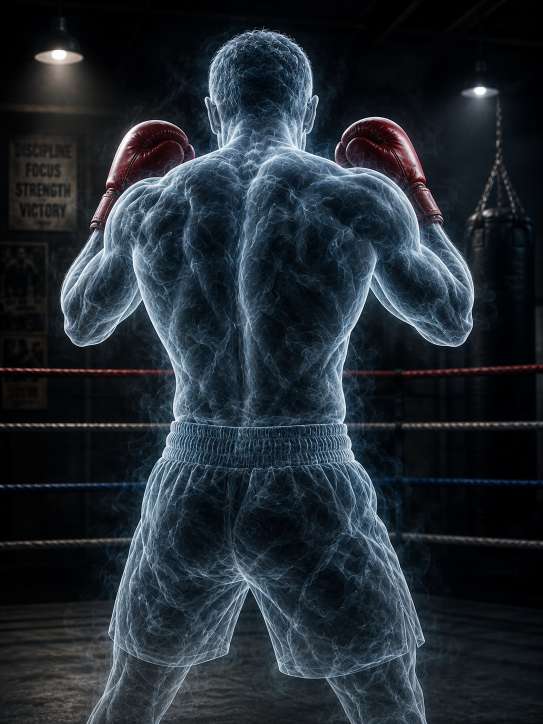
#> input picture frontend/dist/boxer/boxer-behind-guard.png, 1086 x 1448 px, found by its file name (shown at 1/2 size)
$ python extract-boxer-parts.py
#> lines starting #> are read from the running program, lines starting #| are printed output that depends on the picture; after the words box and inside, x2 and y2 are one past the last pixel; in counts of white or black regions, pixels touching at a corner belong together
#!/usr/bin/env python3
"""Extract articulated boxer parts via anatomical polygon masks (not grid tiles).

Each part is clipped to a body-region polygon, background-flooded, then tight-trimmed
to non-transparent alpha so only the limb silhouette remains.
"""
from __future__ import annotations

import json
from collections import deque
from pathlib import Path

from PIL import Image, ImageDraw

SRC = Path(__file__).resolve().parents[1] / "public/boxer/boxer-behind-guard.png"
OUT = Path(__file__).resolve().parents[1] / "public/boxer/parts"

# Source-image joint anchors (px on boxer-behind-guard.png, 1086×1448)
J = {
    "head_top": (543, 72),
    "neck": (543, 248),
    "chest": (543, 360),
    "waist": (543, 565),
    "shoulder_l": (248, 318),
    "shoulder_r": (838, 318),
    "elbow_l": (148, 538),
    "elbow_r": (938, 538),
    "wrist_l": (108, 698),
    "wrist_r": (978, 698),
    "hand_l": (88, 792),
    "hand_r": (998, 792),
    "hip_l": (418, 668),
    "hip_r": (668, 668),
    "knee_l": (398, 968),
    "knee_r": (688, 968),
    "ankle_l": (368, 1198),
    "ankle_r": (718, 1198),
    "foot_l": (348, 1378),
    "foot_r": (738, 1378),
}

# Anatomical region polygons (source px) — overlap at joints for seamless blending
POLYGONS: dict[str, list[tuple[int, int]]] = {
    "head": [
        (400, 40), (686, 40), (720, 120), (710, 230), (640, 280), (446, 280), (376, 230), (366, 120)
    ],
    "torso": [
        (240, 230), (846, 230), (870, 360), (850, 560), (236, 560), (216, 360)
    ],
    "pelvis": [
        (330, 520), (756, 520), (770, 620), (750, 720), (336, 720), (316, 620)
    ],
    "upper-arm-left": [
        (200, 280), (340, 260), (360, 380), (320, 520), (180, 540), (120, 420), (140, 320)
    ],
    "forearm-left": [
        (100, 480), (240, 460), (260, 600), (220, 720), (80, 740), (40, 600), (60, 500)
    ],
    "glove-left": [
        (40, 620), (200, 600), (230, 760), (180, 880), (60, 900), (20, 760)
    ],
    "upper-arm-right": [
        (886, 280), (746, 260), (726, 380), (766, 520), (906, 540), (966, 420), (946, 320)
    ],
    "forearm-right": [
        (986, 480), (846, 460), (826, 600), (866, 720), (1006, 740), (1046, 600), (1026, 500)
    ],
    "glove-right": [
        (1046, 620), (886, 600), (856, 760), (906, 880), (1026, 900), (1066, 760)
    ],
    "thigh-left": [
        (350, 640), (490, 630), (510, 820), (480, 1000), (340, 1010), (310, 820)
    ],
    "calf-left": [
        (330, 940), (470, 930), (490, 1120), (460, 1280), (320, 1290), (290, 1120)
    ],
    "boot-left": [
        (310, 1165), (470, 1155), (490, 1420), (450, 1447), (280, 1447), (260, 1240)
    ],
    "thigh-right": [
        (736, 640), (596, 630), (576, 820), (606, 1000), (746, 1010), (776, 820)
    ],
    "calf-right": [
        (756, 940), (616, 930), (596, 1120), (626, 1280), (766, 1290), (796, 1120)
    ],
    "boot-right": [
        (776, 1165), (616, 1155), (596, 1420), (636, 1447), (806, 1447), (826, 1240)
    ],
}

# pivot = proximal joint, attach = distal joint (child connection point)
PART_JOINTS: dict[str, dict[str, tuple[int, int]]] = {
    "head": {"pivot": J["neck"], "attach": J["head_top"]},
    "torso": {"pivot": J["waist"], "attach": J["chest"]},
    "pelvis": {"pivot": J["waist"], "attach": J["hip_l"]},  # attach unused; hips are separate bones
    "upper-arm-left": {"pivot": J["shoulder_l"], "attach": J["elbow_l"]},
    "forearm-left": {"pivot": J["elbow_l"], "attach": J["wrist_l"]},
    "glove-left": {"pivot": J["wrist_l"], "attach": J["hand_l"]},
    "upper-arm-right": {"pivot": J["shoulder_r"], "attach": J["elbow_r"]},
    "forearm-right": {"pivot": J["elbow_r"], "attach": J["wrist_r"]},
    "glove-right": {"pivot": J["wrist_r"], "attach": J["hand_r"]},
    "thigh-left": {"pivot": J["hip_l"], "attach": J["knee_l"]},
    "calf-left": {"pivot": J["knee_l"], "attach": J["ankle_l"]},
    "boot-left": {"pivot": J["ankle_l"], "attach": J["foot_l"]},
    "thigh-right": {"pivot": J["hip_r"], "attach": J["knee_r"]},
    "calf-right": {"pivot": J["knee_r"], "attach": J["ankle_r"]},
    "boot-right": {"pivot": J["ankle_r"], "attach": J["foot_r"]},
}

# Torso attachment points for child bones (source px)
TORSO_ATTACH = {
    "chest": J["chest"],
    "neck": J["neck"],
    "shoulder_l": J["shoulder_l"],
    "shoulder_r": J["shoulder_r"],
    "waist": J["waist"],
    "hip_l": J["hip_l"],
    "hip_r": J["hip_r"],
}

PART_Z = {
    "thigh-left": 5,
    "thigh-right": 5,
    "calf-left": 6,
    "calf-right": 6,
    "boot-left": 7,
    "boot-right": 7,
    "pelvis": 10,
    "torso": 12,
    "upper-arm-left": 18,
    "upper-arm-right": 18,
    "forearm-left": 20,
    "forearm-right": 20,
    "head": 28,
    "glove-left": 35,
    "glove-right": 35,
}


def is_background(r: int, g: int, b: int, a: int) -> bool:
    if a < 8:
        return True
    # gym wall / floor haze
    if r > 200 and g > 195 and b > 175:
        return True
    if r > 175 and g > 160 and b > 130 and max(r, g, b) - min(r, g, b) < 28:
        return True
    # cyan/teal matte remnants
    if b > 130 and g > 120 and r < 110 and b > r + 15:
        return True
    return False


def strip_background(im: Image.Image) -> Image.Image:
    """Remove all background-like pixels (not only edge-connected)."""
    im = im.convert("RGBA")
    px = im.load()
    w, h = im.size
    for y in range(h):
        for x in range(w):
            r, g, b, a = px[x, y]
            if is_background(r, g, b, a):
                px[x, y] = (0, 0, 0, 0)
    return im


def flood_background(im: Image.Image) -> Image.Image:
    im = im.convert("RGBA")
    px = im.load()
    w, h = im.size
#> w = 1086; h = 1448
    seen = [[False] * w for _ in range(h)]
    q: deque[tuple[int, int]] = deque()
    for x in range(w):
        q.append((x, 0))
        q.append((x, h - 1))
    for y in range(h):
        q.append((0, y))
        q.append((w - 1, y))
    while q:
        x, y = q.popleft()
        if x < 0 or y < 0 or x >= w or y >= h or seen[y][x]:
            continue
        seen[y][x] = True
        r, g, b, a = px[x, y]
        if not is_background(r, g, b, a):
            continue
        px[x, y] = (r, g, b, 0)
        q.append((x + 1, y))
        q.append((x - 1, y))
        q.append((x, y + 1))
        q.append((x, y - 1))
#> this loop made 5076 passes
#> (r, g, b) on passes 1 to 3: (2, 0, 2), (22, 23, 24), (0, 0, 1)
#> after the loop, seen = 1448 items
    return im


def norm_point(px: tuple[int, int], bbox: tuple[int, int, int, int]) -> list[float]:
    x0, y0, x1, y1 = bbox
    w = max(x1 - x0, 1)
    h = max(y1 - y0, 1)
    return [round((px[0] - x0) / w, 4), round((px[1] - y0) / h, 4)]


def extract_part(
    src: Image.Image, name: str, polygon: list[tuple[int, int]]
) -> tuple[Image.Image, dict]:
    mask = Image.new("L", src.size, 0)
    ImageDraw.Draw(mask).polygon(polygon, fill=255)
    layer = Image.new("RGBA", src.size, (0, 0, 0, 0))
    layer.paste(src, mask=mask)
    bbox = layer.getbbox()
    if not bbox:
        raise RuntimeError(f"No pixels for part {name}")
    part = layer.crop(bbox)
    part = strip_background(part)
    joints = PART_JOINTS[name]
    meta = {
        "pivot": norm_point(joints["pivot"], bbox),
        "attach": norm_point(joints["attach"], bbox),
        "width": part.size[0],
        "height": part.size[1],
        "zIndex": PART_Z[name],
    }
    return part, meta


def main() -> None:
    OUT.mkdir(parents=True, exist_ok=True)
    src = flood_background(Image.open(SRC).convert("RGBA"))
    rig: dict = {
        "sourceSize": list(src.size),
        "joints": {k: list(v) for k, v in J.items()},
        "torsoAttach": {k: list(v) for k, v in TORSO_ATTACH.items()},
        "parts": {},
        "scaleVmin": 40,
    }

    for name, polygon in POLYGONS.items():
        part, meta = extract_part(src, name, polygon)
        part.save(OUT / f"{name}.png", optimize=True)
        meta["src"] = f"/boxer/parts/{name}.png"
        meta["aspect"] = round(part.size[0] / part.size[1], 4)
        rig["parts"][name] = meta
        print(f"{name}: {part.size} pivot={meta['pivot']} attach={meta['attach']}")
#> this loop made 15 passes
#| head: (355, 241) pivot=[0.4986, 0.8631] attach=[0.4986, 0.1328]
#| torso: (655, 331) pivot=[0.4992, 1.0121] attach=[0.4992, 0.3927]
#| pelvis: (455, 201) pivot=[0.4989, 0.2239] attach=[0.2242, 0.7363]
#| upper-arm-left: (241, 281) pivot=[0.5311, 0.2064] attach=[0.1162, 0.9893]
#| forearm-left: (221, 281) pivot=[0.4887, 0.2776] attach=[0.3077, 0.847]
#| glove-left: (211, 301) pivot=[0.4171, 0.3256] attach=[0.3223, 0.6379]
#| upper-arm-right: (241, 281) pivot=[0.4647, 0.2064] attach=[0.8797, 0.9893]
#| forearm-right: (221, 281) pivot=[0.5068, 0.2776] attach=[0.6878, 0.847]
#> (further printed lines are left out)
#> pass 1, in extract_part, `part = layer.crop(bbox)`:
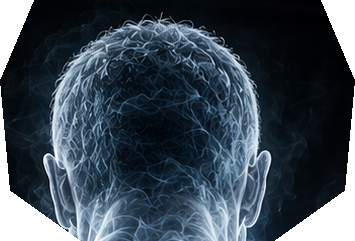
#> part: PIL image 355x241 RGBA; mean R, G, B, A 35.8, 48.3, 59.2, 229.9; transparent parts drawn white
#> pass 1, in extract_part, `part = strip_background(part)`:
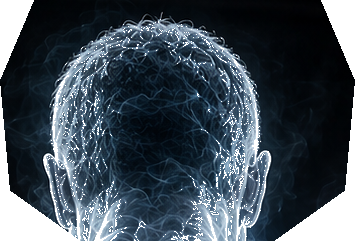
#> part: PIL image 355x241 RGBA; mean R, G, B, A 30.2, 41.9, 52.1, 219.8; transparent parts drawn white
#> after the loop:
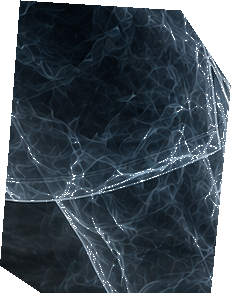
#> part: PIL image 231x293 RGBA; mean R, G, B, A 33.4, 44.6, 53.4, 220.1; transparent parts drawn white
#> after the loop, rig = 5 items

    # torso attach points in torso-local normalized space
    torso_bbox = None
    for name, polygon in POLYGONS.items():
        if name == "torso":
            mask = Image.new("L", src.size, 0)
            ImageDraw.Draw(mask).polygon(polygon, fill=255)
            layer = Image.new("RGBA", src.size, (0, 0, 0, 0))
            layer.paste(src, mask=mask)
            torso_bbox = layer.getbbox()
            break
#> this loop made 2 passes
#> torso_bbox on pass 2: (216, 230, 871, 561)
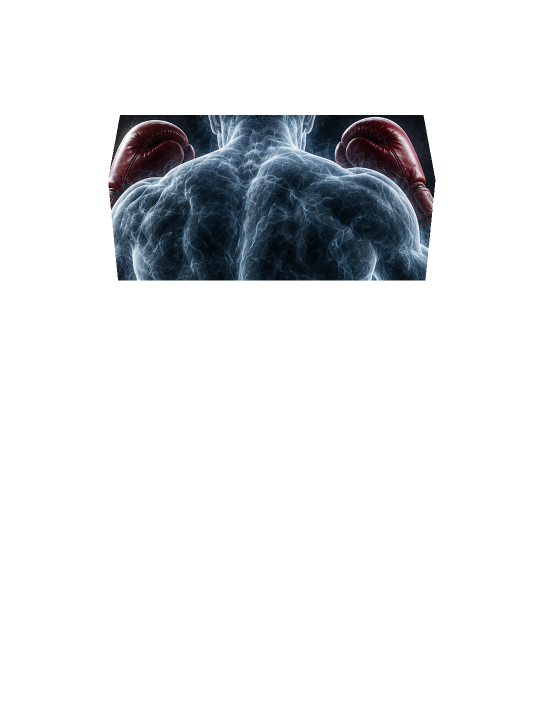
#> layer: PIL image 1086x1448 RGBA (shown at 1/2 size); mean R, G, B, A 7.9, 9.4, 11.3, 34; transparent parts drawn white
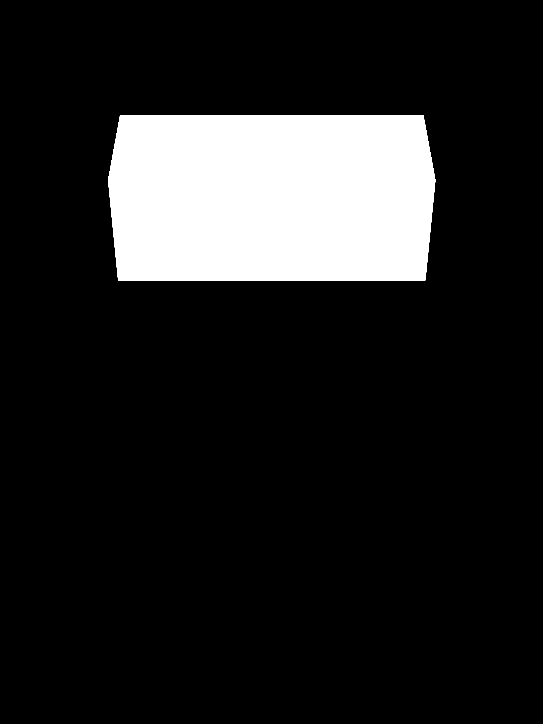
#> mask: PIL image 1086x1448 L (shown at 1/2 size); 13.3% white; 1 white region, box (x1, y1, x2, y2) and area: (216, 230, 871, 561) 209621
    assert torso_bbox
    rig["torsoAttachNorm"] = {
        k: norm_point(tuple(v), torso_bbox) for k, v in TORSO_ATTACH.items()
    }

    pelvis_bbox = None
    for name, polygon in POLYGONS.items():
        if name == "pelvis":
            mask = Image.new("L", src.size, 0)
            ImageDraw.Draw(mask).polygon(polygon, fill=255)
            layer = Image.new("RGBA", src.size, (0, 0, 0, 0))
            layer.paste(src, mask=mask)
            pelvis_bbox = layer.getbbox()
            break
#> this loop made 3 passes
#> pelvis_bbox on pass 3: (316, 520, 771, 721)
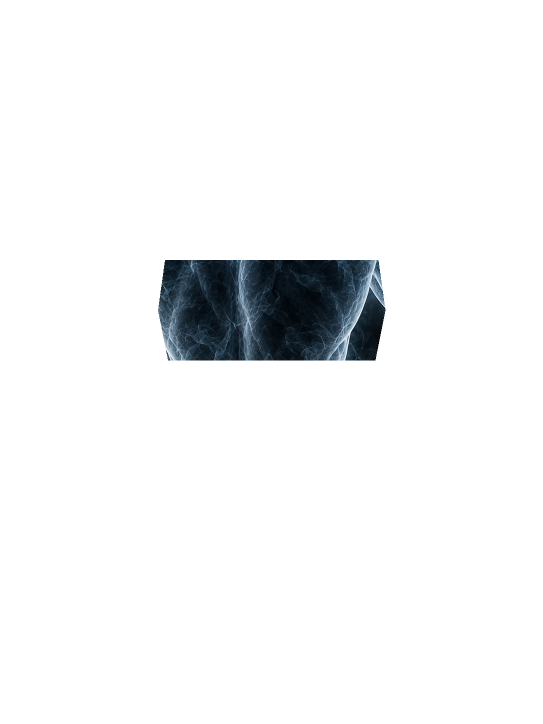
#> layer: PIL image 1086x1448 RGBA (shown at 1/2 size); mean R, G, B, A 2, 2.9, 3.6, 14.3; transparent parts drawn white
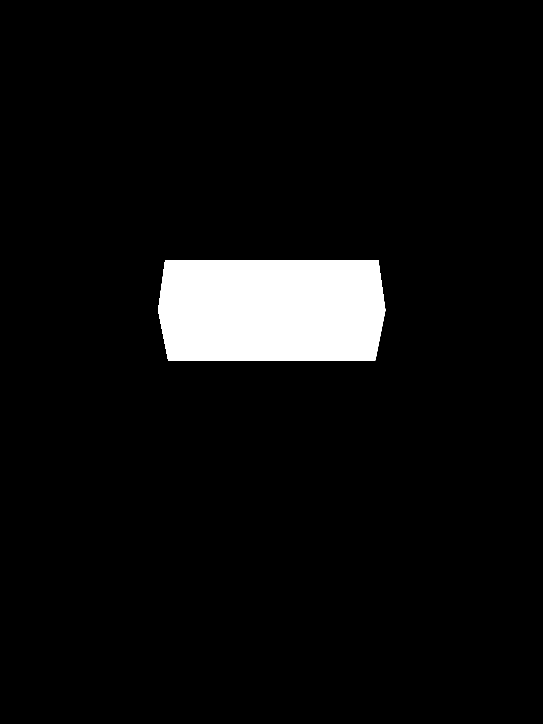
#> mask: PIL image 1086x1448 L (shown at 1/2 size); 5.6% white; 1 white region, box (x1, y1, x2, y2) and area: (316, 520, 771, 721) 88019
    assert pelvis_bbox
    rig["pelvisAttachNorm"] = {
        "hip_l": norm_point(J["hip_l"], pelvis_bbox),
        "hip_r": norm_point(J["hip_r"], pelvis_bbox),
    }

    (OUT / "rig-guard.json").write_text(json.dumps(rig, indent=2))
    ts = "/* Auto-generated by scripts/extract-boxer-parts.py — do not edit */\n"
    ts += f"export default {json.dumps(rig, indent=2)} as const;\n"
    (Path(__file__).resolve().parents[1] / "src/play/sprite/rigGuardData.ts").write_text(ts)
    print("Wrote rig-guard.json and rigGuardData.ts")

    # remove legacy shin-* files
    for legacy in OUT.glob("shin-*.png"):
        legacy.unlink()
        print(f"Removed legacy {legacy.name}")


if __name__ == "__main__":
    main()

$ run again, with frontend/dist/boxer/boxer-behind-relaxed.png copied over frontend/dist/boxer/boxer-behind-guard.png
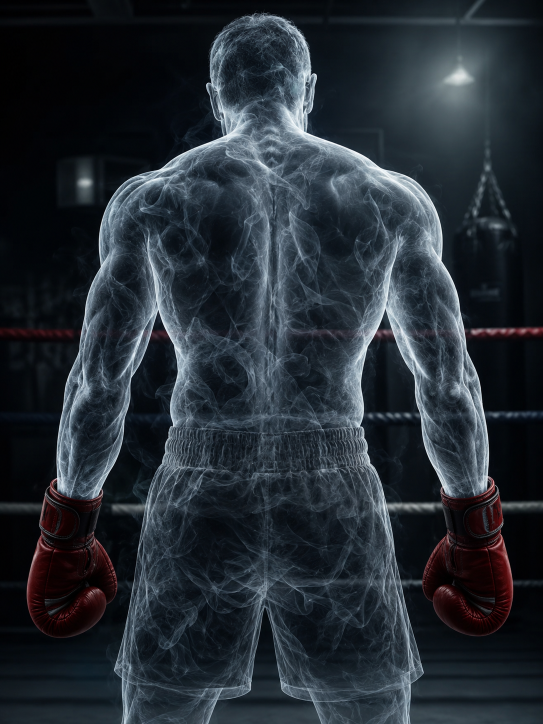
#> input picture frontend/dist/boxer/boxer-behind-relaxed.png, 1086 x 1448 px, found by its file name (shown at 1/2 size)
#> the loop in flood_background, `while q:` made 5104 passes
#> (r, g, b) on passes 1 to 3: (2, 1, 4), (25, 31, 37), (0, 0, 2)
#> after the loop in flood_background, `while q:`: seen = 1448 items
#> the loop in main, `for name, polygon in POLYGONS.items():` made 15 passes
#> (printed output is left out)
#> after the loop in main, `for name, polygon in POLYGONS.items():`:
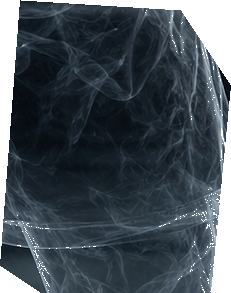
#> part: PIL image 231x293 RGBA; mean R, G, B, A 36, 45.6, 53.7, 221.2; transparent parts drawn white
#> after the loop in main, `for name, polygon in POLYGONS.items():`: rig = 5 items
#> the loop in main, `for name, polygon in POLYGONS.items():` made 2 passes
#> torso_bbox on pass 2: (216, 230, 871, 561)
#> the loop in main, `for name, polygon in POLYGONS.items():` made 3 passes
#> pelvis_bbox on pass 3: (316, 520, 771, 721)
#> after the loop in main, `for name, polygon in POLYGONS.items():`:
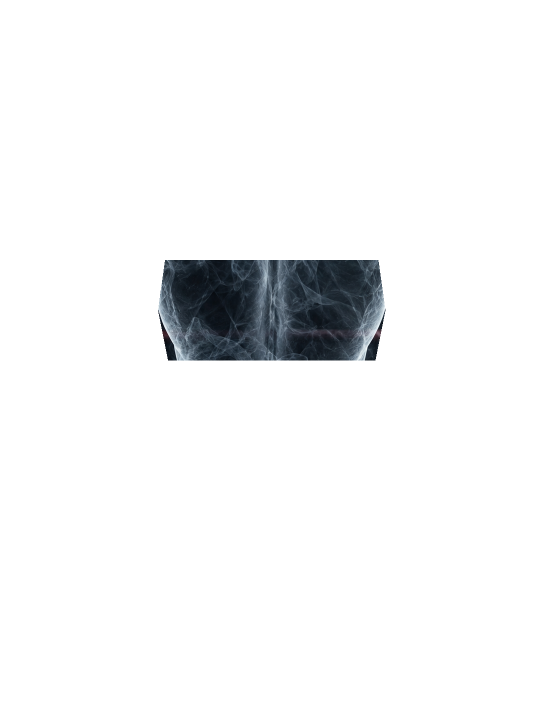
#> layer: PIL image 1086x1448 RGBA (shown at 1/2 size); mean R, G, B, A 2.9, 3.5, 4.1, 14.3; transparent parts drawn white

$ run again, with frontend/dist/boxer/reference-game-screen.png copied over frontend/dist/boxer/boxer-behind-guard.png
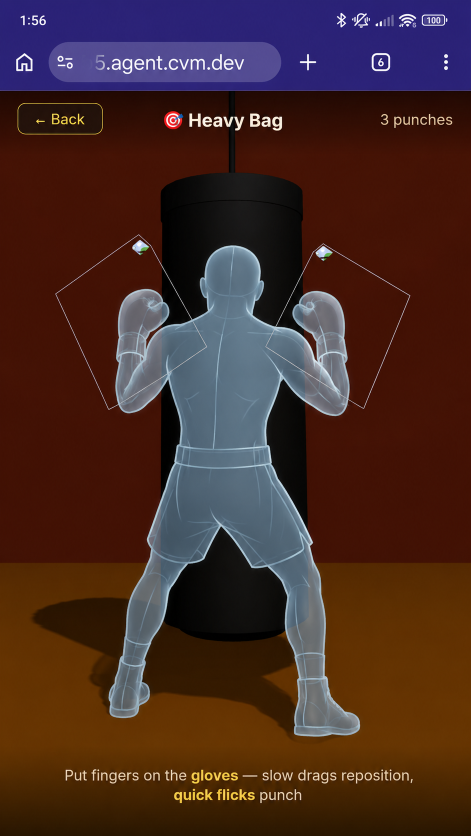
#> input picture frontend/dist/boxer/reference-game-screen.png, 941 x 1672 px, found by its file name (shown at 1/2 size)
#> the loop in flood_background, `while q:` made 5226 passes
#> (r, g, b) on passes 1 to 3: (42, 38, 109), (39, 22, 1), (43, 37, 118)
#> after the loop in flood_background, `while q:`: seen = 1672 items
#> the loop in main, `for name, polygon in POLYGONS.items():` made 15 passes
#> (printed output is left out)
#> after the loop in main, `for name, polygon in POLYGONS.items():`: rig = 5 items
#> the loop in main, `for name, polygon in POLYGONS.items():` made 2 passes
#> torso_bbox on pass 2: (216, 230, 871, 561)
#> after the loop in main, `for name, polygon in POLYGONS.items():`:
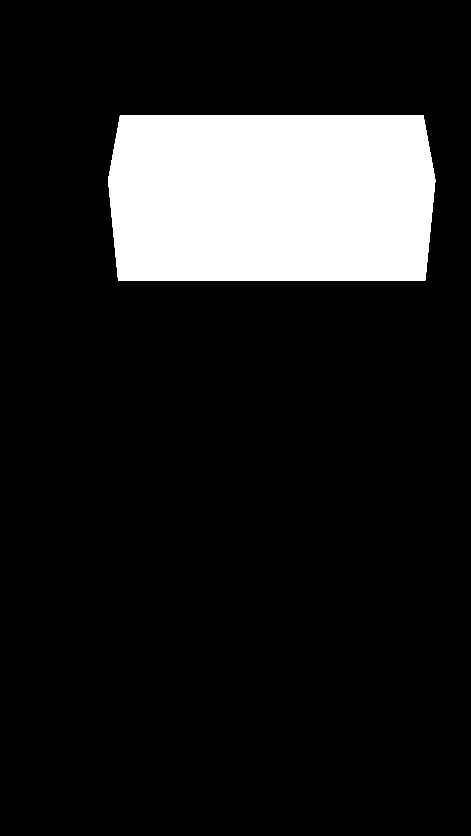
#> mask: PIL image 941x1672 L (shown at 1/2 size); 13.3% white; 1 white region, box (x1, y1, x2, y2) and area: (216, 230, 871, 561) 209621
#> the loop in main, `for name, polygon in POLYGONS.items():` made 3 passes
#> pelvis_bbox on pass 3: (316, 520, 771, 721)
#> after the loop in main, `for name, polygon in POLYGONS.items():`:
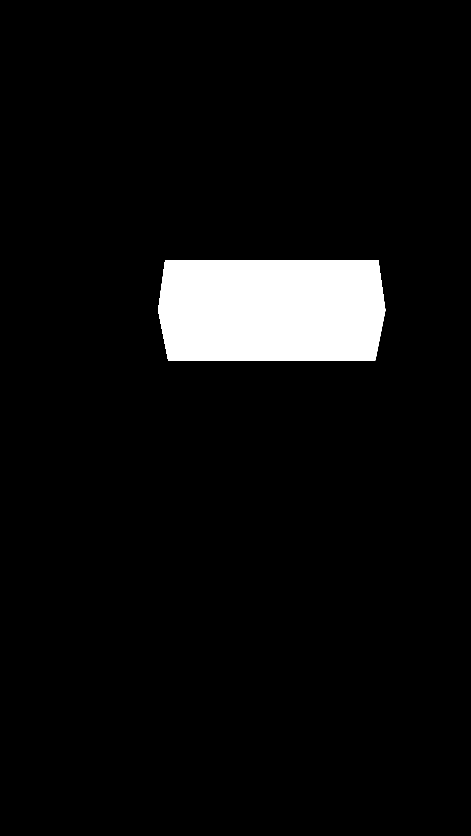
#> mask: PIL image 941x1672 L (shown at 1/2 size); 5.6% white; 1 white region, box (x1, y1, x2, y2) and area: (316, 520, 771, 721) 88019
